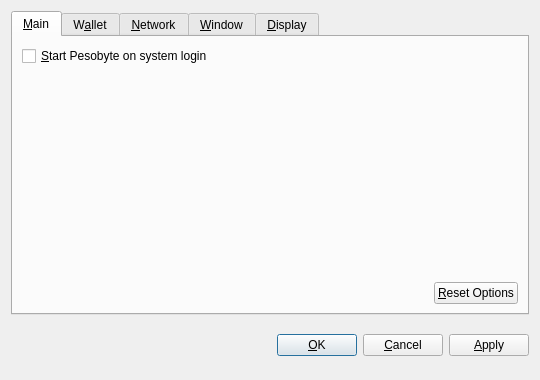
<?xml version="1.0" encoding="UTF-8"?>
<ui version="4.0">
 <class>OptionsDialog</class>
 <widget class="QDialog" name="OptionsDialog">
  <property name="geometry">
   <rect>
    <x>0</x>
    <y>0</y>
    <width>540</width>
    <height>380</height>
   </rect>
  </property>
  <property name="windowTitle">
   <string>Options</string>
  </property>
  <property name="modal">
   <bool>true</bool>
  </property>
  <layout class="QVBoxLayout" name="verticalLayout">
   <item>
    <widget class="QTabWidget" name="tabWidget">
     <property name="tabPosition">
      <enum>QTabWidget::North</enum>
     </property>
     <property name="currentIndex">
      <number>0</number>
     </property>
     <widget class="QWidget" name="tabMain">
      <attribute name="title">
       <string>&amp;Main</string>
      </attribute>
      <layout class="QVBoxLayout" name="verticalLayout_Main">
       <item>
        <widget class="QCheckBox" name="bitcoinAtStartup">
         <property name="toolTip">
          <string>Automatically start Pesobyte after logging in to the system.</string>
         </property>
         <property name="text">
          <string>&amp;Start Pesobyte on system login</string>
         </property>
        </widget>
       </item>
       <item>
        <spacer name="verticalSpacer_Main">
         <property name="orientation">
          <enum>Qt::Vertical</enum>
         </property>
         <property name="sizeHint" stdset="0">
          <size>
           <width>20</width>
           <height>40</height>
          </size>
         </property>
        </spacer>
       </item>
       <item>
        <layout class="QHBoxLayout" name="horizontalLayout_2_Main">
         <item>
          <spacer name="horizontalSpacer_2_Main">
           <property name="orientation">
            <enum>Qt::Horizontal</enum>
           </property>
           <property name="sizeHint" stdset="0">
            <size>
             <width>40</width>
             <height>20</height>
            </size>
           </property>
          </spacer>
         </item>
         <item>
          <widget class="QPushButton" name="resetButton">
           <property name="toolTip">
            <string>Reset all client options to default.</string>
           </property>
           <property name="text">
            <string>&amp;Reset Options</string>
           </property>
           <property name="autoDefault">
            <bool>false</bool>
           </property>
          </widget>
         </item>
        </layout>
       </item>
      </layout>
     </widget>
     <widget class="QWidget" name="tabWallet">
      <attribute name="title">
       <string>W&amp;allet</string>
      </attribute>
      <layout class="QVBoxLayout" name="verticalLayout_Network">
       <item>
        <widget class="QLabel" name="transactionFeeInfoLabel">
         <property name="text">
          <string>Optional transaction fee per kB that helps make sure your transactions are processed quickly. Most transactions are 1 kB.</string>
         </property>
         <property name="textFormat">
          <enum>Qt::PlainText</enum>
         </property>
         <property name="wordWrap">
          <bool>true</bool>
         </property>
        </widget>
       </item>
       <item>
        <layout class="QHBoxLayout" name="horizontalLayout_1_Main">
         <item>
          <widget class="QLabel" name="transactionFeeLabel">
           <property name="text">
            <string>Pay transaction &amp;fee</string>
           </property>
           <property name="textFormat">
            <enum>Qt::PlainText</enum>
           </property>
           <property name="buddy">
            <cstring>transactionFee</cstring>
           </property>
          </widget>
         </item>
         <item>
          <widget class="BitcoinAmountField" name="transactionFee"/>
         </item>
         <item>
          <spacer name="horizontalSpacer_1_Main">
           <property name="orientation">
            <enum>Qt::Horizontal</enum>
           </property>
           <property name="sizeHint" stdset="0">
            <size>
             <width>40</width>
             <height>20</height>
            </size>
           </property>
          </spacer>
         </item>
        </layout>
       </item>
       <item>
        <widget class="QLabel" name="label">
         <property name="text">
          <string>If you disable the spending of unconfirmed change, the change from a transaction cannot be used until that transaction has at least one confirmation. This also affects how your balance is computed.</string>
         </property>
         <property name="wordWrap">
          <bool>true</bool>
         </property>
        </widget>
       </item>
       <item>
        <widget class="QCheckBox" name="spendZeroConfChange">
         <property name="text">
          <string>Spend unconfirmed change  (experts only)</string>
         </property>
        </widget>
       </item>
       <item>
        <spacer name="verticalSpacer">
         <property name="orientation">
          <enum>Qt::Vertical</enum>
         </property>
         <property name="sizeHint" stdset="0">
          <size>
           <width>20</width>
           <height>40</height>
          </size>
         </property>
        </spacer>
       </item>
      </layout>
     </widget>
     <widget class="QWidget" name="tabNetwork">
      <attribute name="title">
       <string>&amp;Network</string>
      </attribute>
      <layout class="QVBoxLayout" name="verticalLayout_Network">
       <item>
        <widget class="QCheckBox" name="mapPortUpnp">
         <property name="toolTip">
          <string>Automatically open the Pesobyte client port on the router. This only works when your router supports UPnP and it is enabled.</string>
         </property>
         <property name="text">
          <string>Map port using &amp;UPnP</string>
         </property>
        </widget>
       </item>
       <item>
        <widget class="QCheckBox" name="connectSocks">
         <property name="toolTip">
          <string>Connect to the Pesobyte network through a SOCKS proxy (e.g. when connecting through Tor).</string>
         </property>
         <property name="text">
          <string>&amp;Connect through SOCKS proxy:</string>
         </property>
        </widget>
       </item>
       <item>
        <layout class="QHBoxLayout" name="horizontalLayout_Network">
         <item>
          <widget class="QLabel" name="proxyIpLabel">
           <property name="text">
            <string>Proxy &amp;IP:</string>
           </property>
           <property name="textFormat">
            <enum>Qt::PlainText</enum>
           </property>
           <property name="buddy">
            <cstring>proxyIp</cstring>
           </property>
          </widget>
         </item>
         <item>
          <widget class="QValidatedLineEdit" name="proxyIp">
           <property name="maximumSize">
            <size>
             <width>140</width>
             <height>16777215</height>
            </size>
           </property>
           <property name="toolTip">
            <string>IP address of the proxy (e.g. 127.0.0.1)</string>
           </property>
          </widget>
         </item>
         <item>
          <widget class="QLabel" name="proxyPortLabel">
           <property name="text">
            <string>&amp;Port:</string>
           </property>
           <property name="textFormat">
            <enum>Qt::PlainText</enum>
           </property>
           <property name="buddy">
            <cstring>proxyPort</cstring>
           </property>
          </widget>
         </item>
         <item>
          <widget class="QLineEdit" name="proxyPort">
           <property name="maximumSize">
            <size>
             <width>55</width>
             <height>16777215</height>
            </size>
           </property>
           <property name="toolTip">
            <string>Port of the proxy (e.g. 9050)</string>
           </property>
          </widget>
         </item>
         <item>
          <widget class="QLabel" name="socksVersionLabel">
           <property name="text">
            <string>SOCKS &amp;Version:</string>
           </property>
           <property name="textFormat">
            <enum>Qt::PlainText</enum>
           </property>
           <property name="buddy">
            <cstring>socksVersion</cstring>
           </property>
          </widget>
         </item>
         <item>
          <widget class="QValueComboBox" name="socksVersion">
           <property name="toolTip">
            <string>SOCKS version of the proxy (e.g. 5)</string>
           </property>
          </widget>
         </item>
         <item>
          <spacer name="horizontalSpacer_Network">
           <property name="orientation">
            <enum>Qt::Horizontal</enum>
           </property>
           <property name="sizeHint" stdset="0">
            <size>
             <width>40</width>
             <height>20</height>
            </size>
           </property>
          </spacer>
         </item>
        </layout>
       </item>
       <item>
        <spacer name="verticalSpacer_Network">
         <property name="orientation">
          <enum>Qt::Vertical</enum>
         </property>
         <property name="sizeHint" stdset="0">
          <size>
           <width>20</width>
           <height>40</height>
          </size>
         </property>
        </spacer>
       </item>
      </layout>
     </widget>
     <widget class="QWidget" name="tabWindow">
      <attribute name="title">
       <string>&amp;Window</string>
      </attribute>
      <layout class="QVBoxLayout" name="verticalLayout_Window">
       <item>
        <widget class="QCheckBox" name="minimizeToTray">
         <property name="toolTip">
          <string>Show only a tray icon after minimizing the window.</string>
         </property>
         <property name="text">
          <string>&amp;Minimize to the tray instead of the taskbar</string>
         </property>
        </widget>
       </item>
       <item>
        <widget class="QCheckBox" name="minimizeOnClose">
         <property name="toolTip">
          <string>Minimize instead of exit the application when the window is closed. When this option is enabled, the application will be closed only after selecting Quit in the menu.</string>
         </property>
         <property name="text">
          <string>M&amp;inimize on close</string>
         </property>
        </widget>
       </item>
       <item>
        <spacer name="verticalSpacer_Window">
         <property name="orientation">
          <enum>Qt::Vertical</enum>
         </property>
         <property name="sizeHint" stdset="0">
          <size>
           <width>20</width>
           <height>40</height>
          </size>
         </property>
        </spacer>
       </item>
      </layout>
     </widget>
     <widget class="QWidget" name="tabDisplay">
      <attribute name="title">
       <string>&amp;Display</string>
      </attribute>
      <layout class="QVBoxLayout" name="verticalLayout_Display">
       <item>
        <layout class="QHBoxLayout" name="horizontalLayout_1_Display">
         <item>
          <widget class="QLabel" name="langLabel">
           <property name="text">
            <string>User Interface &amp;language:</string>
           </property>
           <property name="textFormat">
            <enum>Qt::PlainText</enum>
           </property>
           <property name="buddy">
            <cstring>lang</cstring>
           </property>
          </widget>
         </item>
         <item>
          <widget class="QValueComboBox" name="lang">
           <property name="toolTip">
            <string>The user interface language can be set here. This setting will take effect after restarting Pesobyte.</string>
           </property>
          </widget>
         </item>
        </layout>
       </item>
       <item>
        <layout class="QHBoxLayout" name="horizontalLayout_2_Display">
         <item>
          <widget class="QLabel" name="unitLabel">
           <property name="text">
            <string>&amp;Unit to show amounts in:</string>
           </property>
           <property name="textFormat">
            <enum>Qt::PlainText</enum>
           </property>
           <property name="buddy">
            <cstring>unit</cstring>
           </property>
          </widget>
         </item>
         <item>
          <widget class="QValueComboBox" name="unit">
           <property name="toolTip">
            <string>Choose the default subdivision unit to show in the interface and when sending coins.</string>
           </property>
          </widget>
         </item>
        </layout>
       </item>
       <item>
        <widget class="QCheckBox" name="displayAddresses">
         <property name="toolTip">
          <string>Whether to show Pesobyte addresses in the transaction list or not.</string>
         </property>
         <property name="text">
          <string>&amp;Display addresses in transaction list</string>
         </property>
        </widget>
       </item>
       <item>
        <widget class="QCheckBox" name="coinControlFeatures">
         <property name="toolTip">
          <string>Whether to show coin control features or not.</string>
         </property>
         <property name="text">
          <string>Display coin &amp;control features (experts only!)</string>
         </property>
        </widget>
       </item>
       <item>
        <spacer name="verticalSpacer_Display">
         <property name="orientation">
          <enum>Qt::Vertical</enum>
         </property>
         <property name="sizeHint" stdset="0">
          <size>
           <width>20</width>
           <height>40</height>
          </size>
         </property>
        </spacer>
       </item>
      </layout>
     </widget>
    </widget>
   </item>
   <item>
    <layout class="QHBoxLayout" name="horizontalLayout_Buttons">
     <item>
      <spacer name="horizontalSpacer_1">
       <property name="orientation">
        <enum>Qt::Horizontal</enum>
       </property>
       <property name="sizeHint" stdset="0">
        <size>
         <width>40</width>
         <height>48</height>
        </size>
       </property>
      </spacer>
     </item>
     <item>
      <widget class="QLabel" name="statusLabel">
       <property name="font">
        <font>
         <weight>75</weight>
         <bold>true</bold>
        </font>
       </property>
       <property name="text">
        <string/>
       </property>
       <property name="textFormat">
        <enum>Qt::PlainText</enum>
       </property>
       <property name="wordWrap">
        <bool>true</bool>
       </property>
      </widget>
     </item>
     <item>
      <spacer name="horizontalSpacer_2">
       <property name="orientation">
        <enum>Qt::Horizontal</enum>
       </property>
       <property name="sizeHint" stdset="0">
        <size>
         <width>40</width>
         <height>48</height>
        </size>
       </property>
      </spacer>
     </item>
     <item>
      <widget class="QPushButton" name="okButton">
       <property name="text">
        <string>&amp;OK</string>
       </property>
      </widget>
     </item>
     <item>
      <widget class="QPushButton" name="cancelButton">
       <property name="text">
        <string>&amp;Cancel</string>
       </property>
       <property name="autoDefault">
        <bool>false</bool>
       </property>
      </widget>
     </item>
     <item>
      <widget class="QPushButton" name="applyButton">
       <property name="text">
        <string>&amp;Apply</string>
       </property>
       <property name="autoDefault">
        <bool>false</bool>
       </property>
      </widget>
     </item>
    </layout>
   </item>
  </layout>
 </widget>
 <customwidgets>
  <customwidget>
   <class>BitcoinAmountField</class>
   <extends>QSpinBox</extends>
   <header>bitcoinamountfield.h</header>
  </customwidget>
  <customwidget>
   <class>QValueComboBox</class>
   <extends>QComboBox</extends>
   <header>qvaluecombobox.h</header>
  </customwidget>
  <customwidget>
   <class>QValidatedLineEdit</class>
   <extends>QLineEdit</extends>
   <header>qvalidatedlineedit.h</header>
  </customwidget>
 </customwidgets>
 <resources/>
 <connections/>
</ui>
